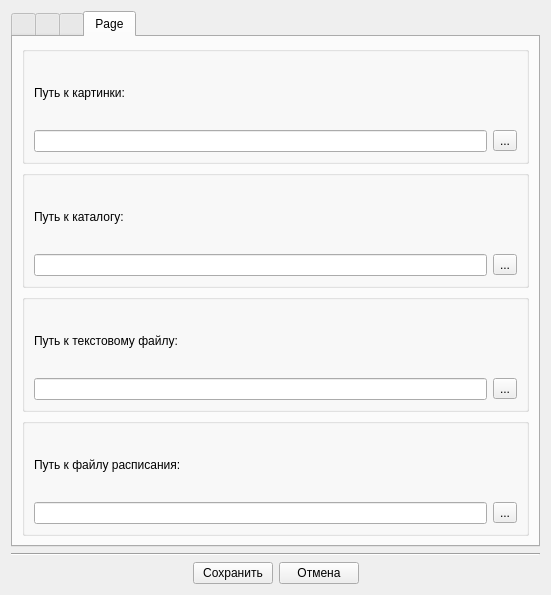
<?xml version="1.0" encoding="UTF-8"?>
<ui version="4.0">
 <class>Form</class>
 <widget class="QWidget" name="Form">
  <property name="geometry">
   <rect>
    <x>0</x>
    <y>0</y>
    <width>551</width>
    <height>595</height>
   </rect>
  </property>
  <property name="windowTitle">
   <string>Form</string>
  </property>
  <layout class="QGridLayout" name="gridLayout_4">
   <item row="2" column="1">
    <widget class="QPushButton" name="pushButton">
     <property name="text">
      <string>Сохранить</string>
     </property>
    </widget>
   </item>
   <item row="2" column="2">
    <widget class="QPushButton" name="pushButton_2">
     <property name="text">
      <string>Отмена</string>
     </property>
    </widget>
   </item>
   <item row="2" column="0">
    <spacer name="horizontalSpacer">
     <property name="orientation">
      <enum>Qt::Horizontal</enum>
     </property>
     <property name="sizeHint" stdset="0">
      <size>
       <width>40</width>
       <height>20</height>
      </size>
     </property>
    </spacer>
   </item>
   <item row="2" column="3">
    <spacer name="horizontalSpacer_2">
     <property name="orientation">
      <enum>Qt::Horizontal</enum>
     </property>
     <property name="sizeHint" stdset="0">
      <size>
       <width>40</width>
       <height>20</height>
      </size>
     </property>
    </spacer>
   </item>
   <item row="0" column="0" colspan="4">
    <widget class="QTabWidget" name="settings">
     <property name="tabPosition">
      <enum>QTabWidget::North</enum>
     </property>
     <property name="tabShape">
      <enum>QTabWidget::Rounded</enum>
     </property>
     <property name="currentIndex">
      <number>3</number>
     </property>
     <widget class="QWidget" name="position_and_size" native="true">
      <attribute name="title">
       <string/>
      </attribute>
      <layout class="QVBoxLayout" name="verticalLayout">
       <item>
        <widget class="QGroupBox" name="groupBox">
         <property name="title">
          <string>Положение:</string>
         </property>
         <layout class="QVBoxLayout" name="verticalLayout_4">
          <item>
           <widget class="QLabel" name="label">
            <property name="text">
             <string>X:</string>
            </property>
           </widget>
          </item>
          <item>
           <widget class="QSpinBox" name="X"/>
          </item>
          <item>
           <widget class="QSlider" name="horizontalSlider_X">
            <property name="orientation">
             <enum>Qt::Horizontal</enum>
            </property>
           </widget>
          </item>
          <item>
           <widget class="QLabel" name="label_2">
            <property name="text">
             <string>Y:</string>
            </property>
           </widget>
          </item>
          <item>
           <widget class="QSpinBox" name="Y"/>
          </item>
          <item>
           <widget class="QSlider" name="horizontalSlider_Y">
            <property name="orientation">
             <enum>Qt::Horizontal</enum>
            </property>
           </widget>
          </item>
         </layout>
        </widget>
       </item>
       <item>
        <widget class="QGroupBox" name="groupBox_2">
         <property name="title">
          <string>Размер:</string>
         </property>
         <layout class="QVBoxLayout" name="verticalLayout_5">
          <item>
           <widget class="QLabel" name="label_4">
            <property name="text">
             <string>Ширина:</string>
            </property>
           </widget>
          </item>
          <item>
           <widget class="QSpinBox" name="width"/>
          </item>
          <item>
           <widget class="QSlider" name="horizontalSlider_width">
            <property name="orientation">
             <enum>Qt::Horizontal</enum>
            </property>
           </widget>
          </item>
          <item>
           <widget class="QLabel" name="label_3">
            <property name="text">
             <string>Высота:</string>
            </property>
           </widget>
          </item>
          <item>
           <widget class="QSpinBox" name="height"/>
          </item>
          <item>
           <widget class="QSlider" name="horizontalSlider_height">
            <property name="orientation">
             <enum>Qt::Horizontal</enum>
            </property>
           </widget>
          </item>
         </layout>
        </widget>
       </item>
      </layout>
     </widget>
     <widget class="QWidget" name="border" native="true">
      <attribute name="title">
       <string/>
      </attribute>
      <layout class="QGridLayout" name="gridLayout">
       <item row="0" column="0">
        <widget class="QGroupBox" name="groupBox_3">
         <property name="title">
          <string>Рамка:</string>
         </property>
         <layout class="QGridLayout" name="gridLayout_2">
          <item row="2" column="0" colspan="2">
           <widget class="QSlider" name="horizontalSlider_border_width">
            <property name="orientation">
             <enum>Qt::Horizontal</enum>
            </property>
           </widget>
          </item>
          <item row="1" column="0" colspan="2">
           <widget class="QSpinBox" name="border_width"/>
          </item>
          <item row="4" column="0">
           <widget class="QLineEdit" name="border_color">
            <property name="alignment">
             <set>Qt::AlignCenter</set>
            </property>
           </widget>
          </item>
          <item row="3" column="0" colspan="2">
           <widget class="QLabel" name="label_6">
            <property name="text">
             <string>Цвет рамки:</string>
            </property>
            <property name="buddy">
             <cstring></cstring>
            </property>
           </widget>
          </item>
          <item row="4" column="1">
           <widget class="QToolButton" name="border_setColor">
            <property name="text">
             <string>...</string>
            </property>
           </widget>
          </item>
          <item row="0" column="0" colspan="2">
           <widget class="QLabel" name="label_5">
            <property name="text">
             <string>Ширина рамки:</string>
            </property>
           </widget>
          </item>
          <item row="5" column="0">
           <widget class="QLabel" name="label_9">
            <property name="text">
             <string>Альфа канал:</string>
            </property>
           </widget>
          </item>
          <item row="6" column="0" colspan="2">
           <widget class="QSpinBox" name="border_alpha"/>
          </item>
          <item row="7" column="0" colspan="2">
           <widget class="QSlider" name="horizontalSlider_border_alpha">
            <property name="orientation">
             <enum>Qt::Horizontal</enum>
            </property>
           </widget>
          </item>
         </layout>
        </widget>
       </item>
       <item row="1" column="0">
        <widget class="QGroupBox" name="groupBox_4">
         <property name="title">
          <string>Рамка, при нажатии:</string>
         </property>
         <layout class="QGridLayout" name="gridLayout_3">
          <item row="6" column="0" colspan="2">
           <widget class="QSpinBox" name="borderClick_alpha"/>
          </item>
          <item row="7" column="0" colspan="2">
           <widget class="QSlider" name="horizontalSlider_borderColor_alpha">
            <property name="orientation">
             <enum>Qt::Horizontal</enum>
            </property>
           </widget>
          </item>
          <item row="1" column="0" colspan="2">
           <widget class="QSpinBox" name="borderClick_width"/>
          </item>
          <item row="4" column="1">
           <widget class="QToolButton" name="borderClick_setColor">
            <property name="text">
             <string>...</string>
            </property>
           </widget>
          </item>
          <item row="4" column="0">
           <widget class="QLineEdit" name="borderClick_color"/>
          </item>
          <item row="3" column="0" colspan="2">
           <widget class="QLabel" name="label_7">
            <property name="text">
             <string>Цвет рамки:</string>
            </property>
            <property name="buddy">
             <cstring></cstring>
            </property>
           </widget>
          </item>
          <item row="2" column="0" colspan="2">
           <widget class="QSlider" name="horizontalSlider_borderClick_width">
            <property name="orientation">
             <enum>Qt::Horizontal</enum>
            </property>
           </widget>
          </item>
          <item row="0" column="0" colspan="2">
           <widget class="QLabel" name="label_8">
            <property name="text">
             <string>Ширина рамки:</string>
            </property>
           </widget>
          </item>
          <item row="5" column="0">
           <widget class="QLabel" name="label_10">
            <property name="text">
             <string>Альфа канал:</string>
            </property>
           </widget>
          </item>
         </layout>
        </widget>
       </item>
      </layout>
     </widget>
     <widget class="QWidget" name="type" native="true">
      <attribute name="title">
       <string/>
      </attribute>
      <layout class="QVBoxLayout" name="verticalLayout_2">
       <item>
        <widget class="QLabel" name="label_11">
         <property name="text">
          <string>Тип виджета:</string>
         </property>
        </widget>
       </item>
       <item>
        <widget class="QComboBox" name="type_list">
         <item>
          <property name="text">
           <string>clock</string>
          </property>
         </item>
         <item>
          <property name="text">
           <string>date</string>
          </property>
         </item>
         <item>
          <property name="text">
           <string>dont_click</string>
          </property>
         </item>
         <item>
          <property name="text">
           <string>image_viewer</string>
          </property>
         </item>
         <item>
          <property name="text">
           <string>label</string>
          </property>
         </item>
         <item>
          <property name="text">
           <string>run_string</string>
          </property>
         </item>
         <item>
          <property name="text">
           <string>schedule</string>
          </property>
         </item>
        </widget>
       </item>
       <item>
        <spacer name="verticalSpacer">
         <property name="orientation">
          <enum>Qt::Vertical</enum>
         </property>
         <property name="sizeHint" stdset="0">
          <size>
           <width>20</width>
           <height>40</height>
          </size>
         </property>
        </spacer>
       </item>
      </layout>
     </widget>
     <widget class="QWidget" name="path">
      <attribute name="title">
       <string>Page</string>
      </attribute>
      <layout class="QGridLayout" name="gridLayout_5">
       <item row="2" column="0">
        <widget class="QGroupBox" name="groupBox_6">
         <property name="title">
          <string/>
         </property>
         <layout class="QGridLayout" name="gridLayout_7">
          <item row="1" column="0">
           <widget class="QLineEdit" name="dirPath"/>
          </item>
          <item row="1" column="1">
           <widget class="QToolButton" name="dirPath_button">
            <property name="text">
             <string>...</string>
            </property>
           </widget>
          </item>
          <item row="0" column="0" colspan="2">
           <widget class="QLabel" name="label_13">
            <property name="text">
             <string>Путь к каталогу:</string>
            </property>
           </widget>
          </item>
         </layout>
        </widget>
       </item>
       <item row="3" column="0">
        <widget class="QGroupBox" name="groupBox_7">
         <property name="title">
          <string/>
         </property>
         <layout class="QGridLayout" name="gridLayout_8">
          <item row="1" column="0">
           <widget class="QLineEdit" name="txtPath"/>
          </item>
          <item row="1" column="1">
           <widget class="QToolButton" name="txtPath_button">
            <property name="text">
             <string>...</string>
            </property>
           </widget>
          </item>
          <item row="0" column="0" colspan="2">
           <widget class="QLabel" name="label_14">
            <property name="text">
             <string>Путь к текстовому файлу:</string>
            </property>
           </widget>
          </item>
         </layout>
        </widget>
       </item>
       <item row="0" column="0">
        <widget class="QGroupBox" name="groupBox_5">
         <property name="title">
          <string/>
         </property>
         <layout class="QGridLayout" name="gridLayout_6">
          <item row="1" column="0">
           <widget class="QLineEdit" name="iconPath"/>
          </item>
          <item row="1" column="1">
           <widget class="QToolButton" name="iconPath_button">
            <property name="text">
             <string>...</string>
            </property>
           </widget>
          </item>
          <item row="0" column="0" colspan="2">
           <widget class="QLabel" name="label_12">
            <property name="text">
             <string>Путь к картинки:</string>
            </property>
           </widget>
          </item>
         </layout>
        </widget>
       </item>
       <item row="4" column="0">
        <widget class="QGroupBox" name="groupBox_8">
         <property name="title">
          <string/>
         </property>
         <layout class="QGridLayout" name="gridLayout_9">
          <item row="1" column="0">
           <widget class="QLineEdit" name="xmlPath"/>
          </item>
          <item row="1" column="1">
           <widget class="QToolButton" name="xmlPath_button">
            <property name="text">
             <string>...</string>
            </property>
           </widget>
          </item>
          <item row="0" column="0" colspan="2">
           <widget class="QLabel" name="label_15">
            <property name="text">
             <string>Путь к файлу расписания:</string>
            </property>
           </widget>
          </item>
         </layout>
        </widget>
       </item>
      </layout>
     </widget>
    </widget>
   </item>
   <item row="1" column="0" colspan="4">
    <widget class="Line" name="line">
     <property name="orientation">
      <enum>Qt::Horizontal</enum>
     </property>
    </widget>
   </item>
  </layout>
 </widget>
 <resources/>
 <connections/>
</ui>
